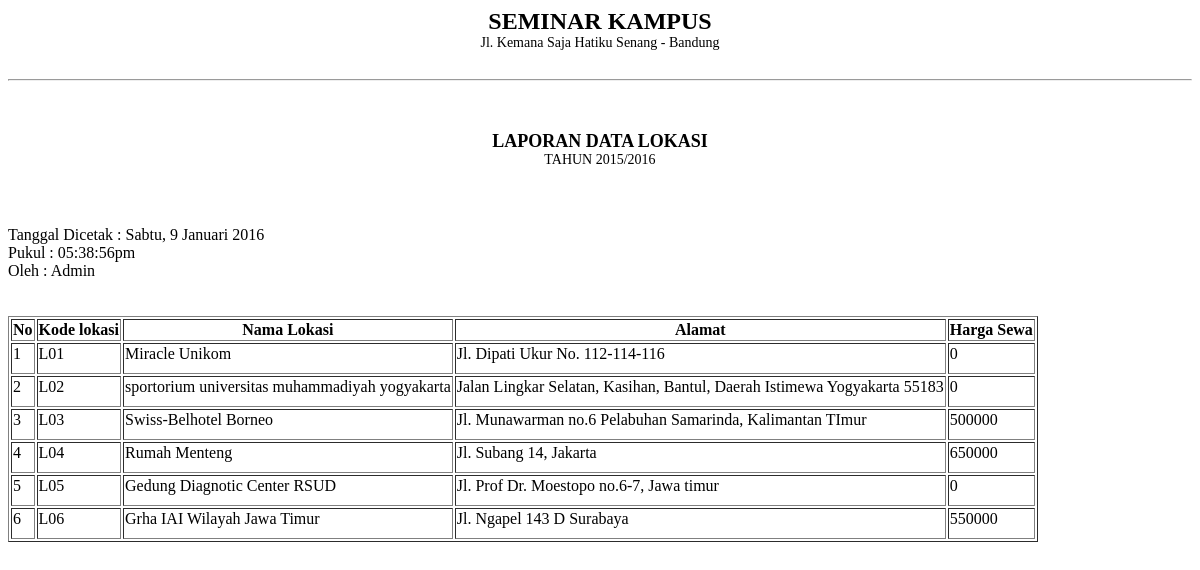
Page /admin/module_lokasi/table_lokasi.php on the committed database.
### tables this page shows
CREATE TABLE `lokasi` (
  `kode_lokasi` char(10) NOT NULL,
  `nama_lokasi` varchar(50) NOT NULL,
  `alamat` varchar(100) NOT NULL,
  `harga_sewa` int(11) NOT NULL,
  PRIMARY KEY (`kode_lokasi`)
);

### admin/module_lokasi/table_lokasi.php (the view, shortened to what this page needs)
<?php
$array_hari = array(1=>"Senin","Selasa","Rabu","Kamis","Jumat", "Sabtu","Minggu");
$hari = $array_hari[date("N")];
$tanggal = date ("j");
$array_bulan = array(1=>"Januari","Februari","Maret", "April", "Mei", "Juni","Juli","Agustus","September","Oktober", "November","Desember");
$bulan = $array_bulan[date("n")];
$tahun = date("Y");
echo '
<div class="title">SEMINAR KAMPUS</div>
          <div class="stat">Jl. Kemana Saja Hatiku Senang - Bandung</div>
          <hr size="2">
          <div class="sub-title">LAPORAN DATA LOKASI</div>
          <div class="sub-stat">TAHUN 2015/2016</div>
          <br>
          Tanggal Dicetak : '.$hari . ", ".$tanggal." ".$bulan." ".$tahun.'
          <br>
          Pukul : '.date("h:i:sa").'
          <br>
          Oleh : Admin
            <br>
'
?>
<table border="1">
        <tr>
          <th>No</th>
          <th>Kode lokasi</th>
          <th>Nama Lokasi</th>
          <th>Alamat</th>
          <th>Harga Sewa</th>
        </tr>
      <tbody border="1">
<?php
	$tampil_lokasi = mysql_query("SELECT * FROM lokasi ORDER BY kode_lokasi");
    $no=1;
    while ($tampil=mysql_fetch_array($tampil_lokasi)){
       echo "<tr><td>$no</td>
             <td class='tab-col'>$tampil[kode_lokasi]</td>
             <td>$tampil[nama_lokasi]</td>
             <td>$tampil[alamat]</td>
             <td>$tampil[harga_sewa]</td>
            </tr>
             ";
        $no++;
    }
  echo "
        </tbody>
        </table>
        </div>";
?>

### admin/module_lokasi/table_lokasi.php (style rules this page uses)
.title { font-size: 24px; font-weight: bold; margin-bottom: 0px; text-align: center; }
.stat { font-size: 14px; padding-bottom: 20px; text-align: center; }
.sub-title { font-size: 18px; font-weight: bold; text-align: center; margin-top: 50px; }
.sub-stat { text-align: center; margin-bottom: 40px; font-size: 14px; font-weight: 100; }
td { padding-bottom: 10px; }

### rows in the picture
lokasi: kode_lokasi "L01", nama_lokasi "Miracle Unikom", alamat "Jl. Dipati Ukur No. 112-114-116", harga_sewa "0"
lokasi: kode_lokasi "L02", nama_lokasi "sportorium universitas muhammadiyah yogyakarta", alamat "Jalan Lingkar Selatan, Kasihan, Bantul, Daerah Istimewa Yogyakarta 55183", harga_sewa "0"
lokasi: kode_lokasi "L03", nama_lokasi "Swiss-Belhotel Borneo", alamat "Jl. Munawarman no.6 Pelabuhan Samarinda, Kalimantan TImur", harga_sewa "500000"
lokasi: kode_lokasi "L04", nama_lokasi "Rumah Menteng", alamat "Jl. Subang 14, Jakarta", harga_sewa "650000"
lokasi: kode_lokasi "L05", nama_lokasi "Gedung Diagnotic Center RSUD", alamat "Jl. Prof Dr. Moestopo no.6-7, Jawa timur", harga_sewa "0"
lokasi: kode_lokasi "L06", nama_lokasi "Grha IAI Wilayah Jawa Timur", alamat "Jl. Ngapel 143 D Surabaya", harga_sewa "550000"

### other values in the picture
$tanggal "9"
